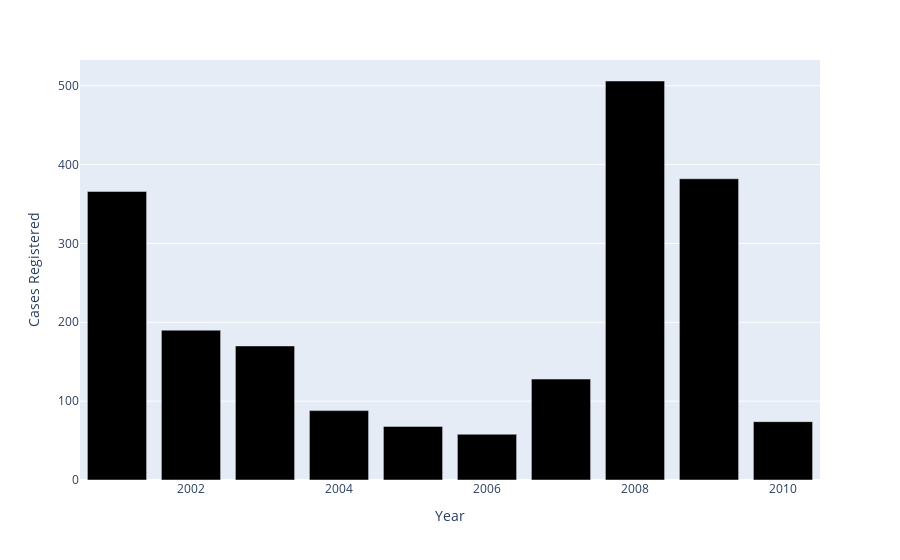

Source (notebook cell):
### Code cell
g3 = pd.DataFrame(police_hr.groupby(['Year'])['Cases_Registered_under_Human_Rights_Violations'].sum().reset_index())
g3.columns = ['Year','Cases Registered']

fig = px.bar(g3,x='Year',y='Cases Registered',color_discrete_sequence=['black'])
fig.show()

### Figure 1 — Plotly figure (JSON) as saved in the notebook; plotly's stock layout.template omitted (floating-point values rounded to 4 significant figures)
{"data": [{"alignmentgroup": "True", "hovertemplate": "Year=%{x}<br>Cases Registered=%{y}<extra></extra>", "legendgroup": "", "marker": {"color": "black", "pattern": {"shape": ""}}, "name": "", "offsetgroup": "", "orientation": "v", "showlegend": false, "textposition": "auto", "type": "bar", "x": [2001, 2002, 2003, 2004, 2005, 2006, 2007, 2008, 2009, 2010], "xaxis": "x", "y": [366, 190, 170, 88, 68, 58, 128, 506, 382, 74], "yaxis": "y"}], "layout": {"barmode": "relative", "legend": {"tracegroupgap": 0}, "margin": {"t": 60}, "xaxis": {"anchor": "y", "domain": [0, 1], "title": {"text": "Year"}}, "yaxis": {"anchor": "x", "domain": [0, 1], "title": {"text": "Cases Registered"}}}}
